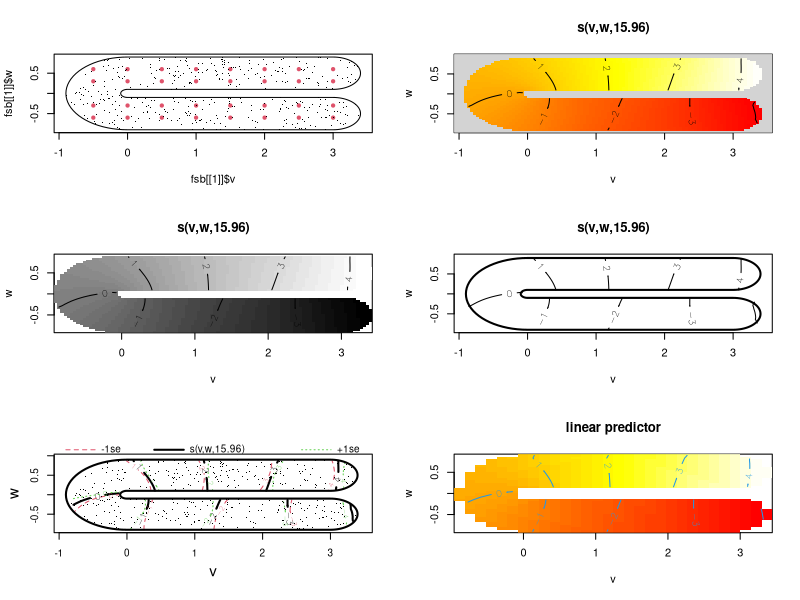
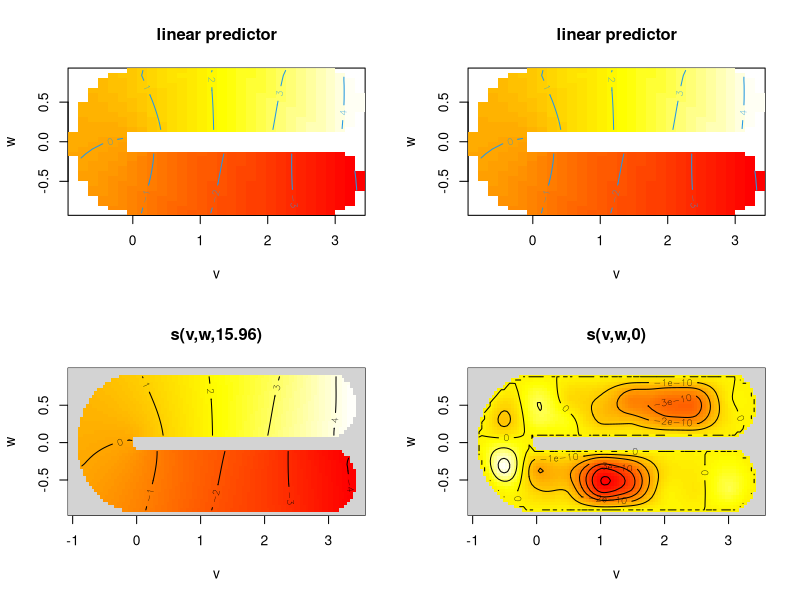
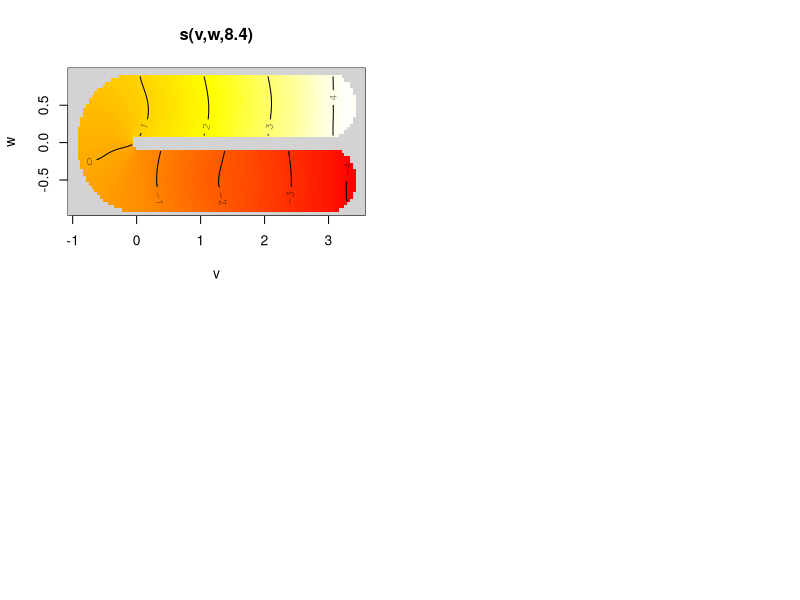
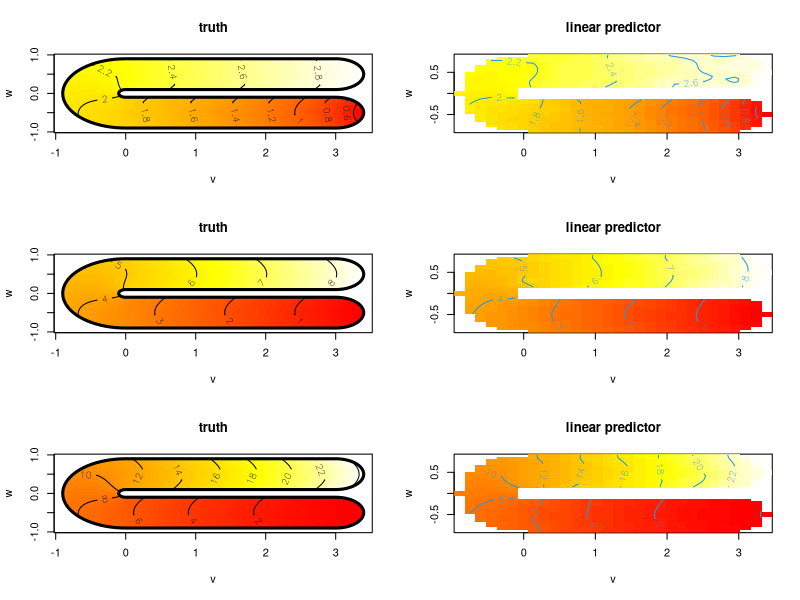
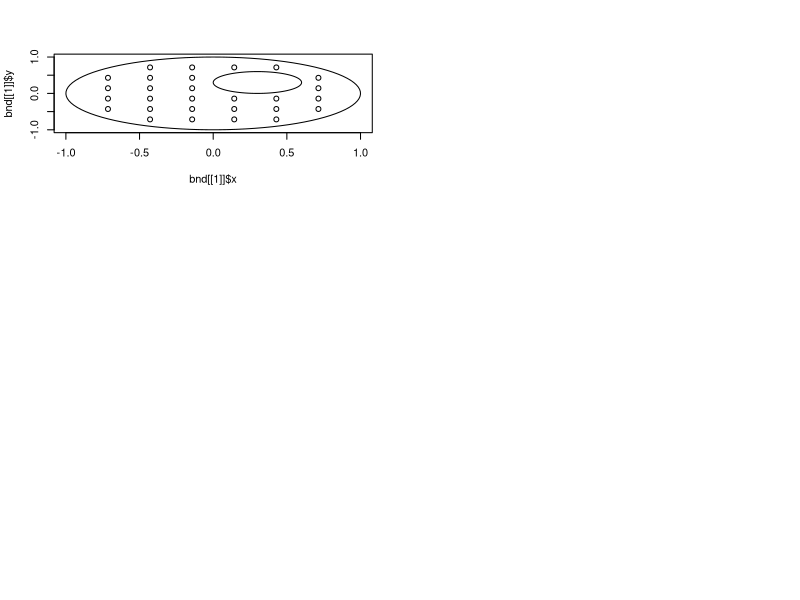
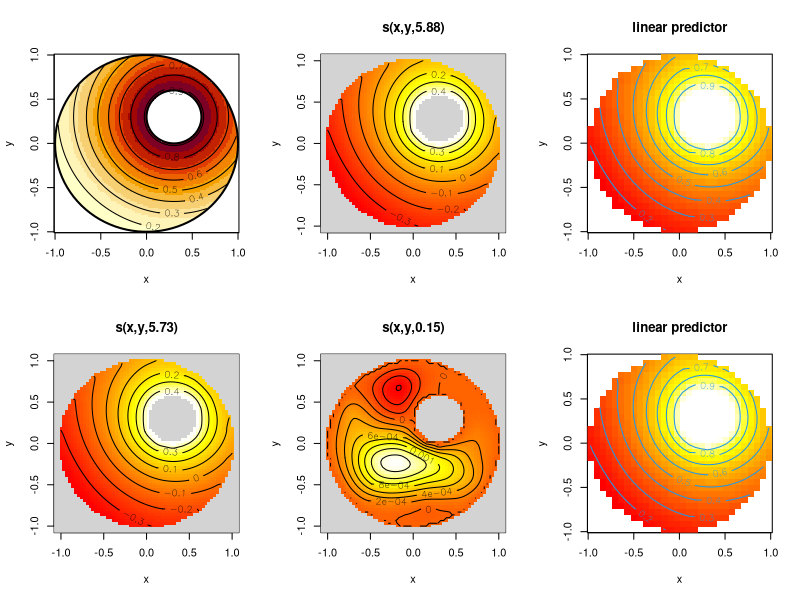

R code for these plots, in order:
require(mgcv)

##########################
## simple test function...
##########################

fsb <- list(fs.boundary())
nmax <- 100
## create some internal knots...
knots <- data.frame(v=rep(seq(-.5,3,by=.5),4),
                    w=rep(c(-.6,-.3,.3,.6),rep(8,4)))
## Simulate some fitting data, inside boundary...
set.seed(0)
n<-600
v <- runif(n)*5-1;w<-runif(n)*2-1
y <- fs.test(v,w,b=1)
names(fsb[[1]]) <- c("v","w")
ind <- inSide(fsb,x=v,y=w) ## remove outsiders
y <- y + rnorm(n)*.3 ## add noise
y <- y[ind];v <- v[ind]; w <- w[ind] 
n <- length(y)

par(mfrow=c(3,2))
## plot boundary with knot and data locations
plot(fsb[[1]]$v,fsb[[1]]$w,type="l");points(knots,pch=20,col=2)
points(v,w,pch=".");

## Now fit the soap film smoother. 'k' is dimension of boundary smooth.
## boundary supplied in 'xt', and knots in 'knots'...

nmax <- 100 ## reduced from default for speed.
b <- gam(y~s(v,w,k=30,bs="so",xt=list(bnd=fsb,nmax=nmax)),knots=knots)

plot(b) ## default plot
plot(b,scheme=1)
plot(b,scheme=2)
plot(b,scheme=3)

vis.gam(b,plot.type="contour")

################################
# Fit same model in two parts...
################################

par(mfrow=c(2,2))
vis.gam(b,plot.type="contour")

b1 <- gam(y~s(v,w,k=30,bs="sf",xt=list(bnd=fsb,nmax=nmax))+
              s(v,w,k=30,bs="sw",xt=list(bnd=fsb,nmax=nmax)) ,knots=knots)
vis.gam(b,plot.type="contour")
plot(b1)

##################################################
## Now an example with known boundary condition...
##################################################

## Evaluate known boundary condition at boundary nodes...
fsb[[1]]$f <- fs.test(fsb[[1]]$v,fsb[[1]]$w,b=1,exclude=FALSE)

## Now fit the smooth...
bk <- gam(y~s(v,w,bs="so",xt=list(bnd=fsb,nmax=nmax)),knots=knots)
plot(bk) ## default plot

##########################################
## tensor product example (marked 
## 'Not run' to reduce CRAN checking load)
##########################################
## Not run: 
n <- 10000
v <- runif(n)*5-1;w<-runif(n)*2-1
t <- runif(n)
y <- fs.test(v,w,b=1)
y <- y + 4.2
y <- y^(.5+t)
fsb <- list(fs.boundary())
names(fsb[[1]]) <- c("v","w")
ind <- inSide(fsb,x=v,y=w) ## remove outsiders
y <- y[ind];v <- v[ind]; w <- w[ind]; t <- t[ind] 
n <- length(y)
y <- y + rnorm(n)*.05 ## add noise
knots <- data.frame(v=rep(seq(-.5,3,by=.5),4),
                    w=rep(c(-.6,-.3,.3,.6),rep(8,4)))

## notice NULL element in 'xt' list - to indicate no xt object for "cr" basis...
bk <- gam(y~ 
              te(v,w,t,bs=c("sf","cr"),k=c(25,4),d=c(2,1),xt=list(list(bnd=fsb,nmax=nmax),NULL))+
              te(v,w,t,bs=c("sw","cr"),k=c(25,4),d=c(2,1),xt=list(list(bnd=fsb,nmax=nmax),NULL))
          ,knots=knots)

par(mfrow=c(3,2))
m<-100;n<-50 
xm <- seq(-1,3.5,length=m);yn<-seq(-1,1,length=n)
xx <- rep(xm,n);yy<-rep(yn,rep(m,n))
tru <- matrix(fs.test(xx,yy),m,n)+4.2 ## truth

image(xm,yn,tru^.5,col=heat.colors(100),xlab="v",ylab="w",
      main="truth")
lines(fsb[[1]]$v,fsb[[1]]$w,lwd=3)
contour(xm,yn,tru^.5,add=TRUE)

vis.gam(bk,view=c("v","w"),cond=list(t=0),plot.type="contour")

image(xm,yn,tru,col=heat.colors(100),xlab="v",ylab="w",
      main="truth")
lines(fsb[[1]]$v,fsb[[1]]$w,lwd=3)
contour(xm,yn,tru,add=TRUE)

vis.gam(bk,view=c("v","w"),cond=list(t=.5),plot.type="contour")

image(xm,yn,tru^1.5,col=heat.colors(100),xlab="v",ylab="w",
      main="truth")
lines(fsb[[1]]$v,fsb[[1]]$w,lwd=3)
contour(xm,yn,tru^1.5,add=TRUE)

vis.gam(bk,view=c("v","w"),cond=list(t=1),plot.type="contour")

## End(Not run)

#############################
# nested boundary example...
#############################

bnd <- list(list(x=0,y=0),list(x=0,y=0))
seq(0,2*pi,length=100) -> theta
bnd[[1]]$x <- sin(theta);bnd[[1]]$y <- cos(theta)
bnd[[2]]$x <- .3 + .3*sin(theta);
bnd[[2]]$y <- .3 + .3*cos(theta)
plot(bnd[[1]]$x,bnd[[1]]$y,type="l")
lines(bnd[[2]]$x,bnd[[2]]$y)

## setup knots
k <- 8
xm <- seq(-1,1,length=k);ym <- seq(-1,1,length=k)
x=rep(xm,k);y=rep(ym,rep(k,k))
ind <- inSide(bnd,x,y)
knots <- data.frame(x=x[ind],y=y[ind])
points(knots$x,knots$y)

## a test function

f1 <- function(x,y) {
    exp(-(x-.3)^2-(y-.3)^2)
}

## plot the test function within the domain 
par(mfrow=c(2,3))
m<-100;n<-100 
xm <- seq(-1,1,length=m);yn<-seq(-1,1,length=n)
x <- rep(xm,n);y<-rep(yn,rep(m,n))
ff <- f1(x,y)
ind <- inSide(bnd,x,y)
ff[!ind] <- NA
image(xm,yn,matrix(ff,m,n),xlab="x",ylab="y")
contour(xm,yn,matrix(ff,m,n),add=TRUE)
lines(bnd[[1]]$x,bnd[[1]]$y,lwd=2);lines(bnd[[2]]$x,bnd[[2]]$y,lwd=2)

## Simulate data by noisy sampling from test function...

set.seed(1)
x <- runif(300)*2-1;y <- runif(300)*2-1
ind <- inSide(bnd,x,y)
x <- x[ind];y <- y[ind]
n <- length(x)
z <- f1(x,y) + rnorm(n)*.1

## Fit a soap film smooth to the noisy data
nmax <- 60
b <- gam(z~s(x,y,k=c(30,15),bs="so",xt=list(bnd=bnd,nmax=nmax)),knots=knots,method="REML")
plot(b) ## default plot
vis.gam(b,plot.type="contour") ## prettier version

## trying out separated fits....
ba <- gam(z~s(x,y,k=c(30,15),bs="sf",xt=list(bnd=bnd,nmax=nmax))+
              s(x,y,k=c(30,15),bs="sw",xt=list(bnd=bnd,nmax=nmax)),knots=knots,method="REML")
plot(ba)
vis.gam(ba,plot.type="contour")